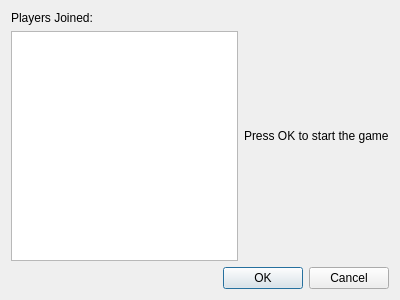
<?xml version="1.0" encoding="UTF-8"?>
<ui version="4.0">
 <class>ManageRoom</class>
 <widget class="QDialog" name="ManageRoom">
  <property name="geometry">
   <rect>
    <x>0</x>
    <y>0</y>
    <width>400</width>
    <height>300</height>
   </rect>
  </property>
  <property name="windowTitle">
   <string>Dialog</string>
  </property>
  <layout class="QVBoxLayout" name="verticalLayout_3">
   <item>
    <layout class="QHBoxLayout" name="horizontalLayout">
     <item>
      <layout class="QVBoxLayout" name="verticalLayout">
       <item>
        <widget class="QLabel" name="label">
         <property name="text">
          <string>Players Joined:</string>
         </property>
        </widget>
       </item>
       <item>
        <widget class="QListView" name="players"/>
       </item>
      </layout>
     </item>
     <item>
      <layout class="QVBoxLayout" name="verticalLayout_2">
       <item>
        <spacer name="verticalSpacer">
         <property name="orientation">
          <enum>Qt::Vertical</enum>
         </property>
         <property name="sizeHint" stdset="0">
          <size>
           <width>20</width>
           <height>40</height>
          </size>
         </property>
        </spacer>
       </item>
       <item>
        <widget class="QLabel" name="label_2">
         <property name="text">
          <string>Press OK to start the game</string>
         </property>
        </widget>
       </item>
       <item>
        <spacer name="verticalSpacer_2">
         <property name="orientation">
          <enum>Qt::Vertical</enum>
         </property>
         <property name="sizeHint" stdset="0">
          <size>
           <width>20</width>
           <height>40</height>
          </size>
         </property>
        </spacer>
       </item>
      </layout>
     </item>
    </layout>
   </item>
   <item>
    <widget class="QDialogButtonBox" name="buttonBox">
     <property name="orientation">
      <enum>Qt::Horizontal</enum>
     </property>
     <property name="standardButtons">
      <set>QDialogButtonBox::Cancel|QDialogButtonBox::Ok</set>
     </property>
    </widget>
   </item>
  </layout>
 </widget>
 <resources/>
 <connections>
  <connection>
   <sender>buttonBox</sender>
   <signal>rejected()</signal>
   <receiver>ManageRoom</receiver>
   <slot>reject()</slot>
   <hints>
    <hint type="sourcelabel">
     <x>316</x>
     <y>260</y>
    </hint>
    <hint type="destinationlabel">
     <x>286</x>
     <y>274</y>
    </hint>
   </hints>
  </connection>
 </connections>
</ui>
